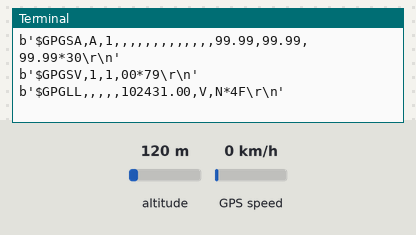
A program run on a simulated Raspberry Pi (BCM pin numbers). On the bench: the last lines printed to the terminal. The inputs (shaded band) are chosen by the test bench; at power-on: GPS speed 0 km/h, altitude 120 m. The GPS gets a fix after 3 s at 37.7749, -122.4194 with 8 satellites.

Above: at 1.2 s.
1.3 s: GPS speed set to 30 km/h
At 2.8 s:
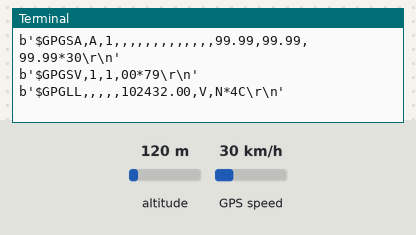
3.5 s: GPS speed set to 90 km/h
At 4.4 s:
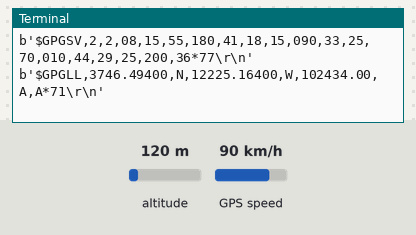
5.5 s: altitude set to 500 m
At 8.4 s:
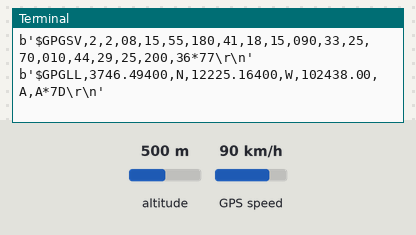
8.5 s: altitude set to 20 m
At 9.3 s:
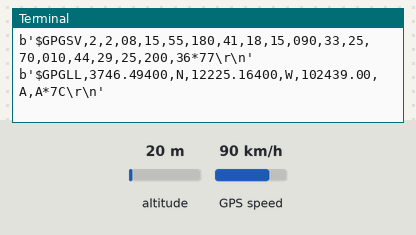
10.5 s: GPS speed set to 118 km/h
At 11.8 s:
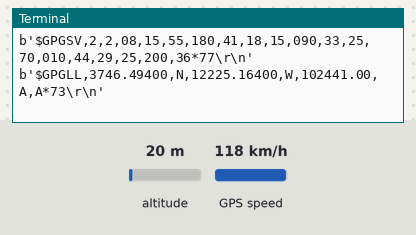
17.9 s: altitude set to 250 m
At 18.6 s:
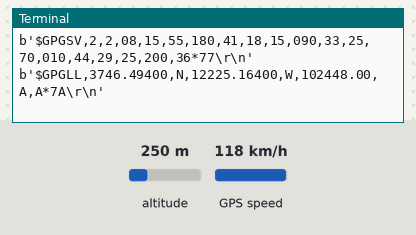
Timing chart, 0 to 20.5 s (numbered marks = the images above; inputs shaded):
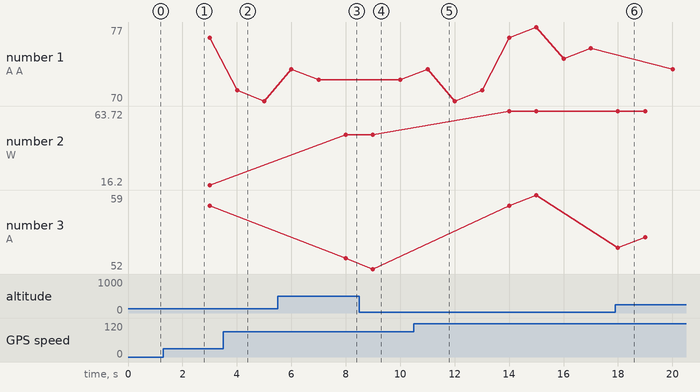

Measured:
- after the input at 3.5 s, the terminal: prints a new line after 0.50 s (image 2)
- after the input at 5.5 s, the terminal: prints a new line after 0.50 s (image 3)
- after the input at 8.5 s, the terminal: prints a new line after 0.50 s (image 4)
- after the input at 10.5 s, the terminal: prints a new line after 0.50 s (image 5)
- after the input at 17.9 s, the terminal: prints a new line after 0.10 s (image 6)
- plotted number 2: 48.6 → 63.72 after the input at 10.5 s

The program:

gps_raw_data.py
```python
# Receive Raw GPS Data
import RPi.GPIO as GPIO
import time
import serial


#serial interface
gps_module = serial.Serial(port='/dev/ttyS0',baudrate = 9600,parity=serial.PARITY_NONE,stopbits=serial.STOPBITS_ONE,bytesize=serial.EIGHTBITS,timeout=1)
try:
    while 1:
        data_Read = gps_module.readline()#read data comming from other pi lora Hat
        print(data_Read)


except KeyboardInterrupt:
    GPIO.cleanup()
```
